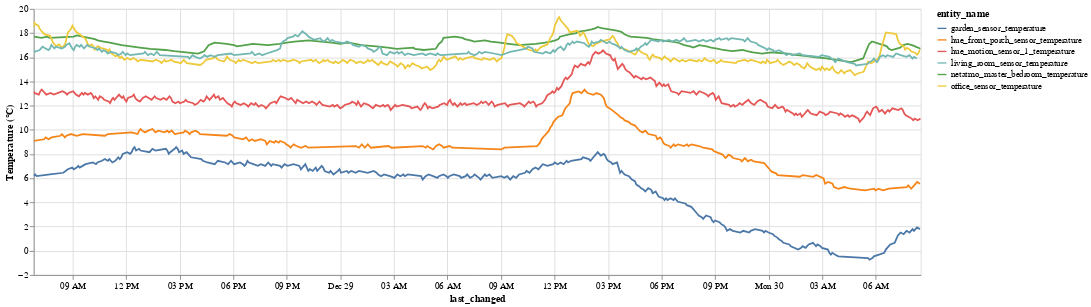

The code cell stored with this chart in its notebook:
### Markdown cell above
Plot just the temperature data, and show the operations required to calc correlations

### Code cell
temperature_df = df[df['device_class'] == 'temperature']
unit_of_measurement = temperature_df.iloc[0]['unit_of_measurement']
alt.Chart(temperature_df).mark_line().encode(
    x='last_changed',
    y=alt.Y('state', title=f'Temperature ({unit_of_measurement})'),
    color='entity_name',
    tooltip=['entity_name', 'state', 'last_changed']
).properties(
    width=1000,
    height=300
).interactive()

### Figure 1 — Vega-Lite specification as saved in the notebook (floating-point values rounded to 4 significant figures; data arrays with more than 128 entries replaced by an {"elided": "..."} marker saying what was removed)
{"$schema": "https://vega.github.io/schema/vega-lite/v3.4.0.json", "config": {"mark": {"tooltip": null}, "view": {"height": 300, "width": 400}}, "data": {"name": "data-dff9cc0f74b73278b1686fca498f5287"}, "datasets": {"data-dff9cc0f74b73278b1686fca498f5287": {"elided": "1634 records"}}, "encoding": {"color": {"field": "entity_name", "type": "nominal"}, "tooltip": [{"field": "entity_name", "type": "nominal"}, {"field": "state", "type": "quantitative"}, {"field": "last_changed", "type": "temporal"}], "x": {"field": "last_changed", "type": "temporal"}, "y": {"field": "state", "title": "Temperature (°C)", "type": "quantitative"}}, "height": 300, "mark": "line", "selection": {"selector002": {"bind": "scales", "encodings": ["x", "y"], "type": "interval"}}, "width": 1000}
